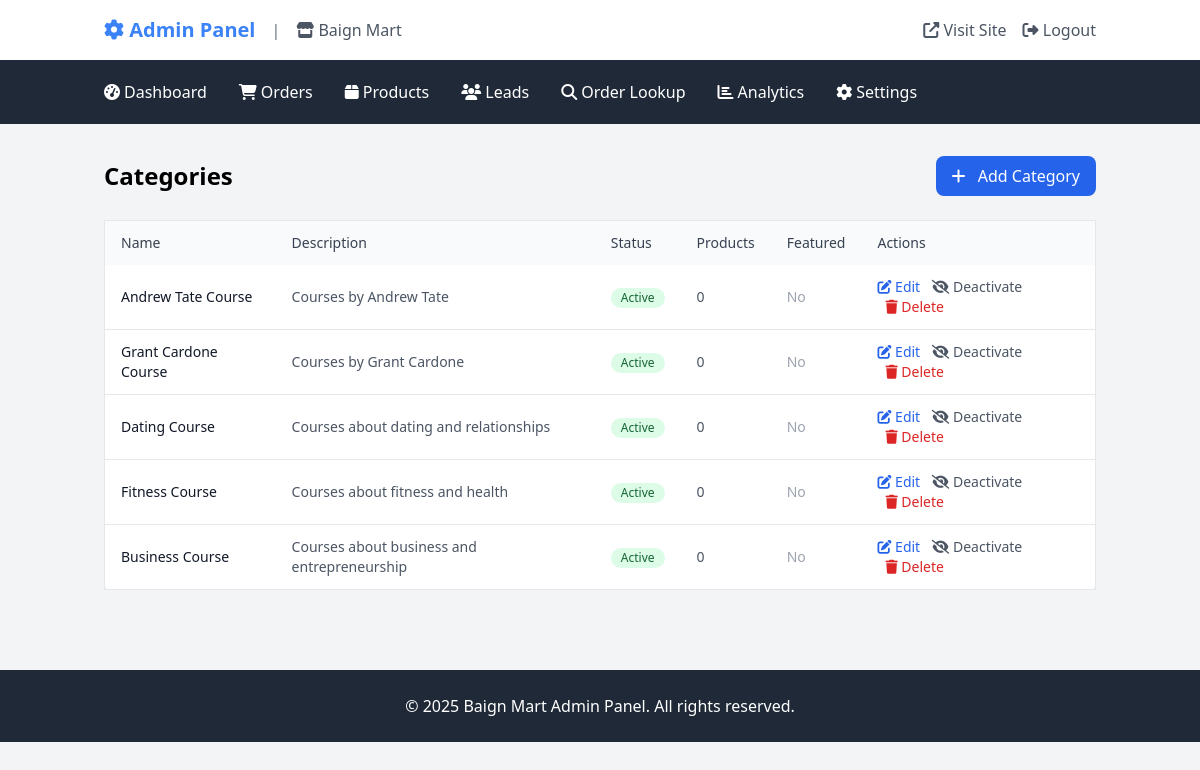
/admin-pn/categories (signed in), run on the app's committed database.
### models.py (models this page shows, shortened)
class SiteSettings(db.Model):
    __tablename__ = 'site_settings'
    id = db.Column(db.Integer, primary_key=True)
    store_name = db.Column(db.String(100), default='Baign Mart')
    banner_text = db.Column(db.String(200), default='Navratri Sale')
    global_discount_percent = db.Column(db.Float, default=40.0)
    theme_name = db.Column(db.String(50), default='light')
    privacy_policy = db.Column(db.Text, default='')
    terms = db.Column(db.Text, default='')
    about = db.Column(db.Text, default='')
    contact_email = db.Column(db.String(100), default='support@baignmart.com')
    contact_phone = db.Column(db.String(20), default='+91 XXXX-XXXX-XX')
    contact_address = db.Column(db.Text, default='123 Business Street, City, State - 123456')
    telegram_bot_token = db.Column(db.String(200), default='')
    admin_telegram_chat_id = db.Column(db.String(50), default='')
    updated_at = db.Column(db.DateTime, default=datetime.utcnow, onupdate=datetime.utcnow)

class Category(db.Model):
    __tablename__ = 'categories'
    id = db.Column(db.Integer, primary_key=True)
    name = db.Column(db.String(100), nullable=False, unique=True)
    description = db.Column(db.Text, nullable=True)
    is_active = db.Column(db.Boolean, default=True)
    featured = db.Column(db.Boolean, default=False)  # For highlighting popular categories
    created_at = db.Column(db.DateTime, default=datetime.utcnow)
    updated_at = db.Column(db.DateTime, default=datetime.utcnow, onupdate=datetime.utcnow)
    products = db.relationship('Product', backref='category', lazy=True)

### admin.py (the view)
    def decorated_function(*args, **kwargs):
        if not session.get('admin_logged_in'):
            return redirect(url_for('admin.login'))
        return f(*args, **kwargs)

### admin.py (called while the page is built)
def admin_required(f):
    def decorated_function(*args, **kwargs):
        if not session.get('admin_logged_in'):
            return redirect(url_for('admin.login'))
        return f(*args, **kwargs)
    decorated_function.__name__ = f.__name__
    return decorated_function

def get_site_settings():
    settings = SiteSettings.query.first()
    if not settings:
        settings = SiteSettings()
        db.session.add(settings)
        db.session.commit()
    return settings

@bp.route('/categories')
@admin_required
def categories():
    categories = Category.query.all()
    settings = get_site_settings()
    return render_template('admin/categories.html', categories=categories, settings=settings)

### templates/admin/categories.html (shortened to what this page needs)
{% extends "admin/base.html" %}
{% block content %}
<div class="flex justify-between items-center mb-6">
    <h1 class="text-2xl font-bold">Categories</h1>
    <a href="{{ url_for('admin.new_category') }}" class="bg-blue-600 hover:bg-blue-700 text-white px-4 py-2 rounded-lg">
        <i class="fas fa-plus mr-2"></i> Add Category
    </a>
</div>
{% if categories %}
    <div class="overflow-x-auto">
        <table class="min-w-full bg-white border rounded-lg">
            <thead class="bg-gray-50">
                <tr>
                    <th class="py-3 px-4 text-left text-sm font-medium text-gray-700">Name</th>
                    <th class="py-3 px-4 text-left text-sm font-medium text-gray-700">Description</th>
                    <th class="py-3 px-4 text-left text-sm font-medium text-gray-700">Status</th>
                    <th class="py-3 px-4 text-left text-sm font-medium text-gray-700">Products</th>
                    <th class="py-3 px-4 text-left text-sm font-medium text-gray-700">Featured</th>
                    <th class="py-3 px-4 text-left text-sm font-medium text-gray-700">Actions</th>
                </tr>
            </thead>
            <tbody class="divide-y divide-gray-200">
                {% for category in categories %}
                <tr>
                    <td class="py-3 px-4 text-sm text-gray-900 font-medium">{{ category.name }}</td>
                    <td class="py-3 px-4 text-sm text-gray-600">
                        {% if category.description %}
                            {{ category.description[:50] }}{% if category.description|length > 50 %}...{% endif %}
                        {% else %}
                            <span class="text-gray-400">No description</span>
                        {% endif %}
                    </td>
                    <td class="py-3 px-4 text-sm">
                        {% if category.is_active %}
                            <span class="inline-flex items-center px-2.5 py-0.5 rounded-full text-xs font-medium bg-green-100 text-green-800">
                                Active
                            </span>
                        {% else %}
                            <span class="inline-flex items-center px-2.5 py-0.5 rounded-full text-xs font-medium bg-red-100 text-red-800">
                                Inactive
                            </span>
                        {% endif %}
                    </td>
                    <td class="py-3 px-4 text-sm text-gray-600">{{ category.products|length }}</td>
                    <td class="py-3 px-4 text-sm">
                        {% if category.featured %}
                            <span class="inline-flex items-center px-2.5 py-0.5 rounded-full text-xs font-medium bg-yellow-100 text-yellow-800">
                                Featured
                            </span>
                        {% else %}
                            <span class="text-gray-400">No</span>
                        {% endif %}
                    </td>
                    <td class="py-3 px-4 text-sm space-x-2">
                        <a href="{{ url_for('admin.edit_category', category_id=category.id) }}"
                           class="text-blue-600 hover:text-blue-900">
                            <i class="fas fa-edit"></i> Edit
                        </a>
                        {% if category.products|length == 0 %}
                            <a href="{{ url_for('admin.toggle_category', category_id=category.id) }}"
                               class="text-gray-600 hover:text-gray-900">
                                {% if category.is_active %}
                                    <i class="fas fa-eye-slash"></i> Deactivate
                                {% else %}
                                    <i class="fas fa-eye"></i> Activate
                                {% endif %}
                            </a>
                            <form method="POST" action="{{ url_for('admin.delete_category', category_id=category.id) }}"
                                  class="inline" onsubmit="return confirm('Are you sure you want to delete this category?')">
                                <button type="submit" class="text-red-600 hover:text-red-900">
                                    <i class="fas fa-trash"></i> Delete
                                </button>
                            </form>
                        {% else %}
                            <span class="text-gray-400 text-xs">Products exist</span>
                        {% endif %}
                    </td>
                </tr>
                {% endfor %}
            </tbody>
        </table>
    </div>
{% endif %}
{% endblock %}

### templates/admin/base.html (shortened to what this page needs)
<!DOCTYPE html>
<html lang="en">
<head>
    <script src="https://cdn.tailwindcss.com"></script>
    <link rel="stylesheet" href="https://cdnjs.cloudflare.com/ajax/libs/font-awesome/6.4.0/css/all.min.css">
</head>
<body class="bg-gray-100 min-h-screen">
    <header class="bg-white shadow">
        <div class="container mx-auto px-4 py-4 flex items-center justify-between">
            <div class="flex items-center space-x-4">
                <a href="{{ url_for('admin.dashboard') }}" class="text-xl font-bold text-primary">
                    <i class="fas fa-cog"></i> Admin Panel
                </a>
                <span class="text-gray-500">|</span>
                <a href="{{ url_for('main.index') }}" class="text-gray-600 hover:text-primary">
                    <i class="fas fa-store"></i> {{ settings.store_name if settings else 'Baign Mart' }}
                </a>
            </div>
            <div class="flex items-center space-x-4">
                <a href="{{ url_for('main.index') }}" class="text-gray-600 hover:text-primary">
                    <i class="fas fa-external-link-alt"></i> Visit Site
                </a>
                <a href="{{ url_for('admin.logout') }}" class="text-gray-600 hover:text-red-600">
                    <i class="fas fa-sign-out-alt"></i> Logout
                </a>
            </div>
        </div>
    </header>
    <nav class="bg-gray-800 text-white">
        <div class="container mx-auto px-4">
            <ul class="flex space-x-8 overflow-x-auto py-3">
                <li>
                    <a href="{{ url_for('admin.dashboard') }}" class="flex items-center space-x-1 hover:text-blue-300 py-2">
                        <i class="fas fa-tachometer-alt"></i>
                        <span>Dashboard</span>
                    </a>
                </li>
                <li>
                    <a href="{{ url_for('admin.orders') }}" class="flex items-center space-x-1 hover:text-blue-300 py-2">
                        <i class="fas fa-shopping-cart"></i>
                        <span>Orders</span>
                    </a>
                </li>
                <li>
                    <a href="{{ url_for('admin.products') }}" class="flex items-center space-x-1 hover:text-blue-300 py-2">
                        <i class="fas fa-box"></i>
                        <span>Products</span>
                    </a>
                </li>
                <li>
                    <a href="{{ url_for('admin.leads') }}" class="flex items-center space-x-1 hover:text-blue-300 py-2">
                        <i class="fas fa-users"></i>
                        <span>Leads</span>
                    </a>
                </li>
                <li>
                    <a href="{{ url_for('admin.order_lookup') }}" class="flex items-center space-x-1 hover:text-blue-300 py-2">
                        <i class="fas fa-search"></i>
                        <span>Order Lookup</span>
                    </a>
                </li>
                <li>
                    <a href="{{ url_for('admin.analytics') }}" class="flex items-center space-x-1 hover:text-blue-300 py-2">
                        <i class="fas fa-chart-bar"></i>
                        <span>Analytics</span>
                    </a>
                </li>
                <li>
                    <a href="{{ url_for('admin.settings') }}" class="flex items-center space-x-1 hover:text-blue-300 py-2">
                        <i class="fas fa-cog"></i>
                        <span>Settings</span>
                    </a>
                </li>
            </ul>
        </div>
    </nav>
    <main class="container mx-auto px-4 py-8">
        {% block content %}{% endblock %}
    </main>
    <footer class="bg-gray-800 text-white py-6 mt-12">
        <div class="container mx-auto px-4 text-center">
            <p>&copy; 2025 Baign Mart Admin Panel. All rights reserved.</p>
        </div>
    </footer>
</body>
</html>

### data on the page
SiteSettings: store_name "Baign Mart"
Category: name "Andrew Tate Course", description "Courses by Andrew Tate", is_active "Active", products|length "0", featured "No"
Category: name "Grant Cardone Course", description "Courses by Grant Cardone", is_active "Active", products|length "0", featured "No"
Category: name "Dating Course", description "Courses about dating and relationships", is_active "Active", products|length "0", featured "No"
Category: name "Fitness Course", description "Courses about fitness and health", is_active "Active", products|length "0", featured "No"
Category: name "Business Course", description "Courses about business and entrepreneurship", is_active "Active", products|length "0", featured "No"
